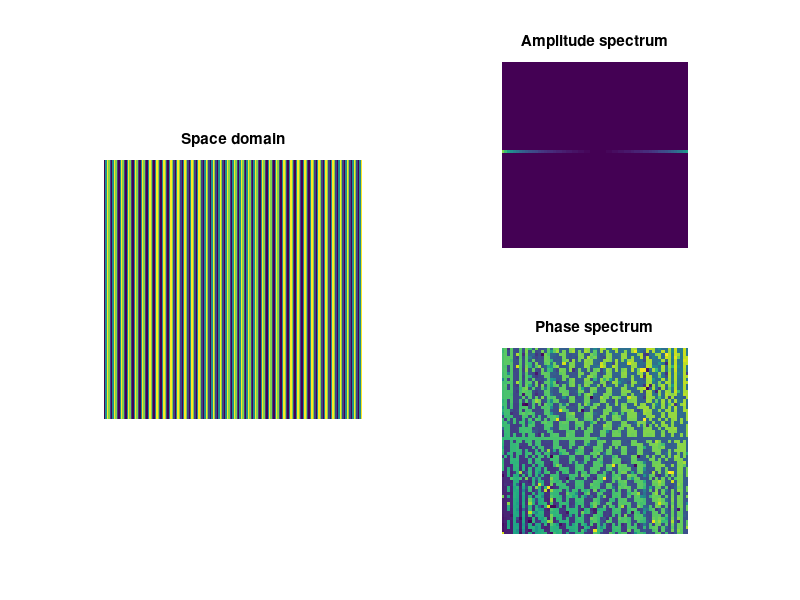
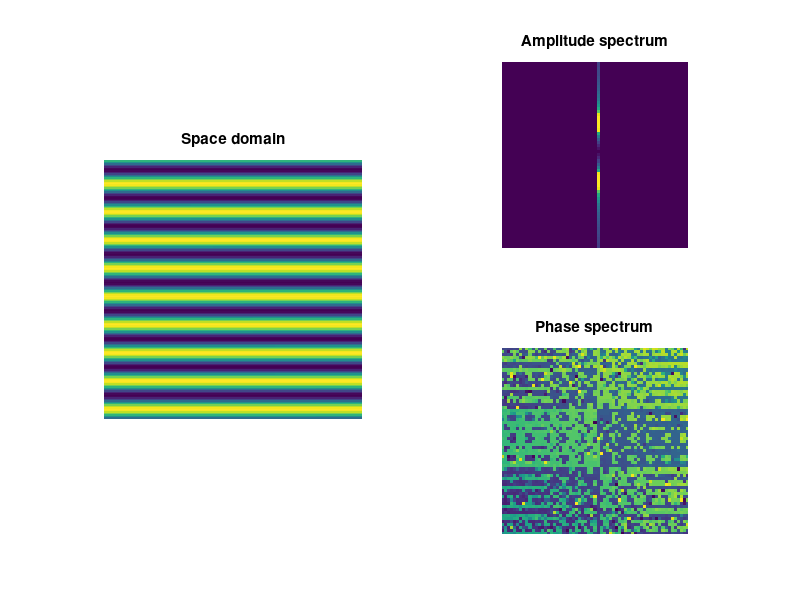
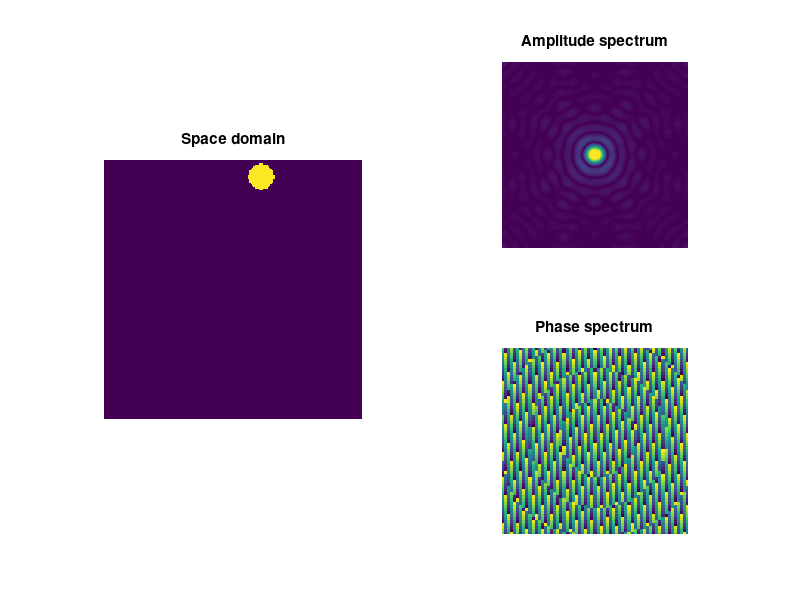

Source code (MATLAB) for these figures, in order:
%%
%     COURSE: Understand the Fourier transform and its applications
%    SECTION: 2D Fourier transform
%      VIDEO: How the 2D FFT works
% Instructor: mikexcohen.com
%
%%

%% movie to illustrate frequencies

% specify vector of sine frequencies
sinefreq = linspace(.0001,.2,50);  % arbitrary units


% leave this fixed for now
sinephas = pi/2;


% sine wave initializations
lims  = [-91 91];
[x,y] = ndgrid(lims(1):lims(2),lims(1):lims(2));
xp    = x*cos(sinephas) + y*sin(sinephas);
clim  = [0 1000];


% setup plot
figure(1), clf
subplot(121)
imageh = imagesc(rand(length(x)));
axis square, axis off, axis xy
title('Space domain')

subplot(222)
amph = imagesc(rand(length(x)));
axis square, axis off, axis xy
set(gca,'xlim',[lims(2)-30 lims(2)+30],'ylim',[lims(2)-30 lims(2)+30],'clim',clim)
title('Amplitude spectrum')

subplot(224)
phaseh = imagesc(rand(length(x)));
axis square, axis off, axis xy
set(gca,'xlim',[lims(2)-30 lims(2)+30],'ylim',[lims(2)-30 lims(2)+30])
title('Phase spectrum')


% now loop over phases
for si=1:length(sinefreq)
    
    % compute sine wave
    img = sin( 2*pi*sinefreq(si)*xp );
    
    % 2D FFT and extract power and phase spectra
    imgX  = fftshift(fft2(img));
    
    powr2 = abs(imgX);
    phas2 = angle(imgX);
    
    % update plots
    set(imageh,'CData',img);
    set(amph  ,'CData',powr2);
    set(phaseh,'CData',phas2);
    
    pause(.2)
end


%% movie to illustrate phases

% specify vector of sine phases
sinephas = linspace(0,pi,50);

% leave this fixed for now
sinefreq = .05;  % arbitrary units


% sine wave initializations
lims  = [-91 91];
[x,y] = ndgrid(lims(1):lims(2),lims(1):lims(2));
clim  = [0 1000];

% setup plot
figure(2), clf
subplot(121)
imageh = imagesc(rand(length(x)));
axis square, axis off, axis xy
title('Space domain')

subplot(222)
amph = imagesc(rand(length(x)));
axis square, axis off, axis xy
set(gca,'xlim',[lims(2)-30 lims(2)+30],'ylim',[lims(2)-30 lims(2)+30],'clim',clim)
title('Amplitude spectrum')

subplot(224)
phaseh = imagesc(rand(length(x)));
axis square, axis off, axis xy
set(gca,'xlim',[lims(2)-30 lims(2)+30],'ylim',[lims(2)-30 lims(2)+30])
title('Phase spectrum')


% now loop over phases
for si=1:length(sinephas)
    
    % x-coordinate values (based on rotating x and y)
    xp = x*cos(sinephas(si)) + y*sin(sinephas(si));
    
    % compute 2D sine patch
    img = sin( 2*pi*sinefreq*xp );
    
    % 2D FFT and extract power and phase spectra
    imgX  = fftshift(fft2(img));
    powr2 = abs(imgX);
    phas2 = angle(imgX);
    
    % update plots
    set(imageh,'CData',img);
    set(amph  ,'CData',powr2);
    set(phaseh,'CData',phas2);
    
    pause(.2)
end

%% physical location

lims  = [-91 91];
[x,y] = ndgrid(lims(1):lims(2),lims(1):lims(2));
width = 20;   % width of gaussian


centlocs = linspace(-80,80,50);


% setup plot
figure(3), clf
subplot(121)
imageh = imagesc(rand(length(x)));
axis square, axis off, axis xy
title('Space domain')

subplot(222)
amph = imagesc(rand(length(x)));
axis square, axis off, axis xy
title('Amplitude spectrum')
set(gca,'clim',[0 200])

subplot(224)
phaseh = imagesc(rand(length(x)));
set(gca,'xlim',[lims(2)-30 lims(2)+30],'ylim',[lims(2)-30 lims(2)+30])
axis square, axis off, axis xy
title('Phase spectrum')


% now loop over locations (center locations)
for si=1:length(centlocs)
    
    mx = x-centlocs(si);
    my = y-20;
    
    gaus2d = exp(-(mx.^2 + my.^2) ./ (2*width^2));
    img = zeros(size(gaus2d));
    img(gaus2d>.9) = 1;
    
    % 2D FFT and extract power and phase spectra
    imgX  = fftshift(fft2(img));
    powr2 = abs(imgX);
    phas2 = angle(imgX);
    
    % update plots
    set(imageh,'CData',img);
    set(amph  ,'CData',powr2);
    set(phaseh,'CData',phas2);
    
    pause(.2)
end

%% done.

% Interested in more courses? See sincxpress.com 
% Use code MXC-DISC4ALL for the lowest price for all courses.
